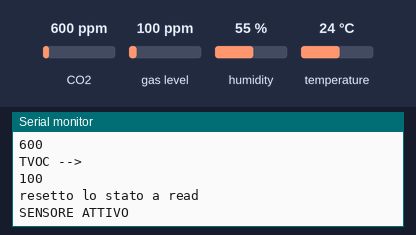
Bench run of a sketch on a simulated Arduino Uno, built for the host (arithmetic inside an expression is 32-bit, double 64-bit). Shown: the last lines printed to the serial monitor. Inputs (shaded band) come from the test bench; at power-on: CO2 600 ppm, gas level 100 ppm, humidity 55 %, temperature 24 °C.

Above: at 1.5 s.
1.6 s: CO2 set to 452 ppm
At 2.26 s:
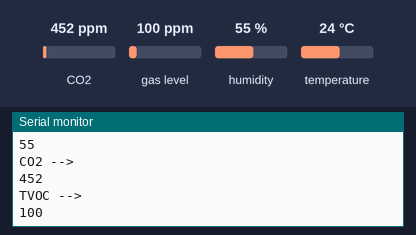
3.1 s: gas level set to 20 ppm
At 3.98 s:
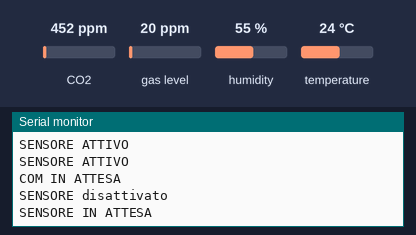
4.6 s: humidity set to 22 %
At 5.98 s:
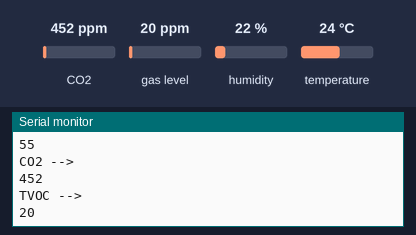
6.1 s: temperature set to 12 °C
At 6.7 s:
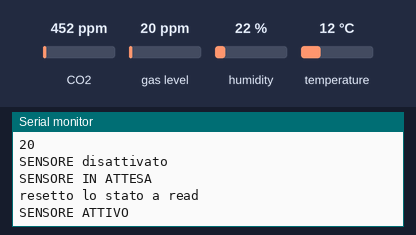
Timing chart, 0 to 8.6 s (numbered marks = the images above; inputs shaded):
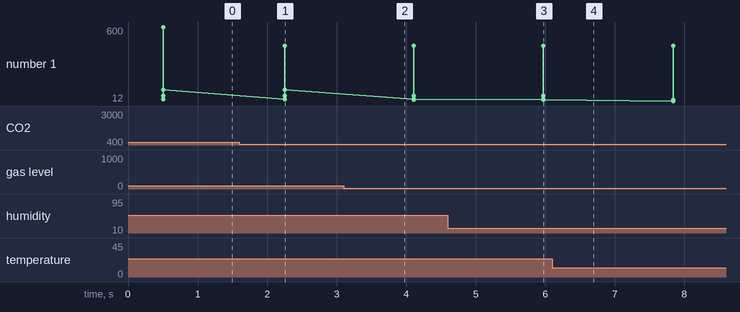

Measured:
- after the input at 1.6 s, the serial monitor: prints a new line after 0.66 s (image 1)
- plotted number 1: 100 → 20 after the input at 3.1 s

The sketch:

Progetto_SE_2_SENSORI_OK.ino
```cpp
#include <Arduino_FreeRTOS.h>
#include <Wire.h>
#include "Adafruit_HTU21DF.h"
#include <LiquidCrystal.h>
#include "Adafruit_CCS811.h"
#include <semphr.h>

#define HTU 1
#define CCS 2
#define STAMP 0

Adafruit_CCS811 ccs;
Adafruit_HTU21DF htu = Adafruit_HTU21DF();
SemaphoreHandle_t mutex;
SemaphoreHandle_t s_CCS;
SemaphoreHandle_t s_HTU;
SemaphoreHandle_t s_COM;

void taskCCS811(void *pvParameters);
void taskHTU21D(void *pvParameters);
void taskComunication(void *pvParameters);


int arrayVariables[4]; // array di float per immagazzinare le variabili


int n_CCS,n_COM,n_HTU;
int b_CCS,b_COM,b_HTU;
int stato;
/*funzioni*/


void startLetturaCCS(void *pvParameters){
  xSemaphoreTake(mutex,( TickType_t ) 100 );
   if(n_CCS || stato != CCS ){
    b_CCS++;
    Serial.println("SENSORE IN ATTESA\n");
   }else{
    n_CCS++;
    xSemaphoreGive(s_CCS);
   }
  xSemaphoreGive(mutex);
  xSemaphoreTake(s_CCS,( TickType_t ) 100 );
  Serial.println("SENSORE ATTIVO");
}


void read_data_CCS(){

    if(!ccs.readData()){
    arrayVariables[2] = ccs.geteCO2();
    arrayVariables[3] = ccs.getTVOC();
    }else{
      Serial.println("ERRORE\n");
    }

}

void endLetturaCCS(void *pvParameters){
  xSemaphoreTake(mutex,( TickType_t ) 100 );
  n_CCS--;
  stato = STAMP;
  Serial.println("SENSORE disattivato");
   if(b_COM){
   xSemaphoreGive(s_COM);
  }
  xSemaphoreGive(mutex);
}


void startLetturaHTU(void *pvParameters){
  xSemaphoreTake(mutex,( TickType_t ) 100 );
   if(n_HTU || stato != HTU){
    b_HTU++;
    Serial.println("SENSORE IN ATTESA\n");
   }else{
    n_HTU++;
    xSemaphoreGive(s_HTU);
   }
  xSemaphoreGive(mutex);
  xSemaphoreTake(s_HTU,( TickType_t ) 100 );
  Serial.println("SENSORE ATTIVO");
}

void read_data_HTU(){
  arrayVariables[0] = htu.readTemperature();
  arrayVariables[1] = htu.readHumidity();
}


void endLetturaHTU(void *pvParameters){
  xSemaphoreTake(mutex,( TickType_t ) 100 );
  n_HTU--;
  stato = CCS;
  Serial.println("SENSORE disattivato");
   if(b_CCS){
     b_CCS--;
     n_CCS++;
   xSemaphoreGive(s_CCS);
  }
  xSemaphoreGive(mutex);
}


void startComunication(void *pvParameters){
  xSemaphoreTake(mutex,( TickType_t ) 100 );
  if(n_COM || stato != STAMP){
    b_COM++;
    Serial.println("COM IN ATTESA");
    xSemaphoreGive(mutex);
    xSemaphoreTake(s_COM,( TickType_t ) 100 );
    b_COM--;
  }
  n_COM++;
  xSemaphoreGive(mutex);
  Serial.println("INIZIO A STAMPARE");
  }


  void stamp (){
    Serial.println("TEMP -->");
    Serial.println(arrayVariables[0]);
    Serial.println("HUM -->");
    Serial.println(arrayVariables[1]);
    Serial.println("CO2 -->");
    Serial.println(arrayVariables[2]);
    Serial.println("TVOC -->");
    Serial.println(arrayVariables[3]);
  }


void endComunication(void *pvParameters){
  xSemaphoreTake(mutex,( TickType_t ) 100 );
  n_COM--;
  stato= HTU;
  Serial.println("resetto lo stato a read");

  if(b_HTU){
    b_HTU--;
    n_HTU++;
    xSemaphoreGive(s_HTU);
  }else{
    xSemaphoreGive(mutex);
  }
  }


void setup() {


Serial.begin(9600);
  for(int i=0;i<4;i++){       // function init prossima implementazione
  arrayVariables[i]=-1;
 }
  stato = HTU;
Serial.print("Setup");
  n_CCS = n_COM = n_HTU = 0 ;
  b_CCS = b_COM = b_HTU = 0 ;


  if ( mutex == NULL )  // Check to confirm that the Serial Semaphore has not already been created.
  {
    mutex = xSemaphoreCreateMutex();
  }
  if(s_COM == NULL){
    s_COM = xSemaphoreCreateBinary();
  }
   if(s_CCS == NULL){
    s_CCS = xSemaphoreCreateBinary();
  }
   if(s_HTU == NULL){
    s_HTU = xSemaphoreCreateBinary();
  }

  if(!ccs.begin()){
    Serial.println("Failed to start sensor! Please check your wiring.");
  }
  while(!ccs.available()){
  }
  Serial.println("Sensore pronto");


   xTaskCreate(
    taskCCS811
    ,  "task-temp"
    ,  128
    ,  NULL
    ,  1  // priority
    ,  NULL );


            xTaskCreate(
    taskComunication
    ,  "task-com"
    , 128
    ,  NULL
    ,  1  // priority
    ,  NULL );

     xTaskCreate(
    taskHTU21D
    ,  "task-temp"
    ,  128
    ,  NULL
    ,  1  // priority
    ,  NULL );


}


void taskCCS811(void *pvParameters)  // This is a task.
{
  (void) pvParameters;

  for (;;)
  {
    startLetturaCCS(pvParameters);
    vTaskDelay( 100 / portTICK_PERIOD_MS ); // wait for one second
    read_data_CCS();
    vTaskDelay( 100 / portTICK_PERIOD_MS );
    endLetturaCCS(pvParameters);
  }
}


void taskComunication(void *pvParameters)
{
  (void) pvParameters;

  for (;;)
  {
    startComunication(pvParameters);
    vTaskDelay( 100 / portTICK_PERIOD_MS ); // wait for one second
    stamp();
    vTaskDelay( 100 / portTICK_PERIOD_MS ); // wait for one second
    endComunication(pvParameters);
  }
}

void taskHTU21D(void *pvParameters)
{
  (void) pvParameters;
   htu.begin();
  for (;;)
  {
    startLetturaHTU(pvParameters);
    vTaskDelay( 100 / portTICK_PERIOD_MS ); // wait for one second
    read_data_HTU();
    vTaskDelay( 100 / portTICK_PERIOD_MS );
    endLetturaHTU(pvParameters);
  }
}


void loop() {
 //empty loop
}
```
